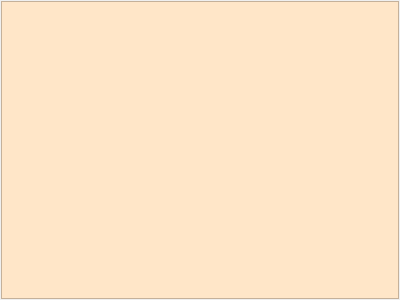
<?xml version="1.0" encoding="UTF-8"?>
<ui version="4.0">
 <class>NotesWindow</class>
 <widget class="QMainWindow" name="NotesWindow">
  <property name="geometry">
   <rect>
    <x>0</x>
    <y>0</y>
    <width>400</width>
    <height>300</height>
   </rect>
  </property>
  <property name="windowTitle">
   <string>Notes 2</string>
  </property>
  <property name="windowIcon">
   <iconset>
    <normaloff>icon/icon.png</normaloff>icon/icon.png</iconset>
  </property>
  <property name="toolTip">
   <string>Drag here to move window</string>
  </property>
  <property name="toolButtonStyle">
   <enum>Qt::ToolButtonIconOnly</enum>
  </property>
  <widget class="QWidget" name="centralWidget">
   <layout class="QGridLayout" name="gridLayout">
    <property name="leftMargin">
     <number>1</number>
    </property>
    <property name="topMargin">
     <number>1</number>
    </property>
    <property name="rightMargin">
     <number>1</number>
    </property>
    <property name="bottomMargin">
     <number>1</number>
    </property>
    <item row="0" column="0">
     <widget class="QTextEdit" name="textEdit">
      <property name="styleSheet">
       <string notr="true">background-color: rgb(255, 230, 200);
font: 12pt &quot;Courier 10 Pitch&quot;;</string>
      </property>
     </widget>
    </item>
   </layout>
  </widget>
 </widget>
 <layoutdefault spacing="6" margin="11"/>
 <resources/>
 <connections/>
</ui>
